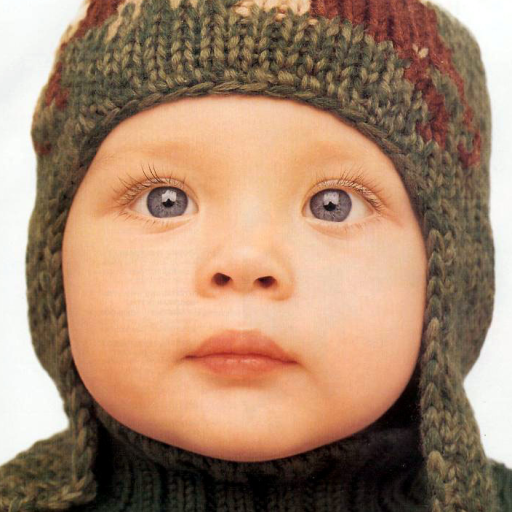
#> input picture 计算机视觉实践-练习3/srcnn/Set5/original/baby.png, 512 x 512 px, given as the content of the folder E:/mindspore/srcnn/dataset/urban100, which was not available; the run also reads 1 picture not shown here
$ python tes.py
#> lines starting #> are read from the running program, lines starting #| are printed output that depends on the picture; pictures that were not available may be replaced by others from this repository, and a replacement may not be noted
### 计算机视觉实践-练习3/srcnn/dataset.py
import os
import cv2
import random
import numpy as np


class MyData:
    def __init__(self, path):
        self.path = path
        self.img_list = os.listdir(path)

    def __getitem__(self, index):
        img_name = self.img_list[index]
        img_item_path = os.path.join(self.path, img_name)
        img = cv2.imread(img_item_path)
        img = cv2.cvtColor(img, cv2.COLOR_BGR2YCrCb)
#> img: shape (512, 512, 3); mean of channels 0, 1, 2 141.2, 146.3, 110.1
        img = img[:, :, 0]
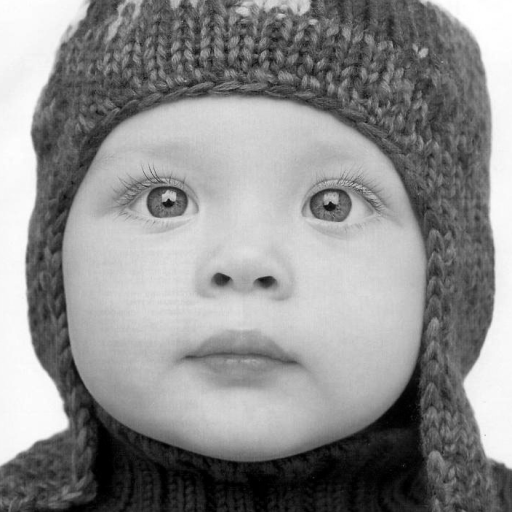
#> img: shape (512, 512); min 0, max 255, mean 141.2
        return img

    def __len__(self):
        return len(self.img_list)


class SRCNNDataset:
    def __init__(self, hr_list, lr_list):
        self.hr_list = hr_list
        self.lr_list = lr_list

    # [4 lines left out: function __getitem__, not called in this run]

    def __len__(self):
        return len(self.hr_list)


# 数据增强
# [26 lines left out: functions data_augment, data_augment2, not called in this run]


# size*size的patch
def get_patch(img_array, size):
    patch_list = []
    for n in range(len(img_array)):
        h = img_array[n].shape[0]
        step = int(h / size)
        for x in range(step):
            for y in range(step):
                temp_crop = img_array[n][size * x:size * (x + 1), size * y:size * (y + 1)]
                patch_list.append(temp_crop)
    return patch_list


img_data = MyData(r"E:\mindspore\srcnn\dataset\urban100")


# 将图像裁成正方形
# [11 lines left out: function img_center_crop, not called in this run]


img_list = []
random.seed(22)
for data in img_data:
    kind = random.randint(1, 3)
    kind2 = random.randint(1, 3)
    if data.shape[0] > 640 and data.shape[1] > 640:
        result = img_center_crop(data, 640)
        img_list.append(result)

        result = data_augment(data, kind)
        result = img_center_crop(result, 640)
        img_list.append(result)

        result = data_augment2(data, kind2)
        if kind2 == 1:
            result = img_center_crop(result, 320)
            img_list.append(result)
        else:
            result = img_center_crop(result, 640)
            img_list.append(result)
#> this loop made 1 pass
#> kind on pass 1: 1
#> after the loop, img_list = []


# 生成低分辨率图
LR_list = []
for i in range(len(img_list)):
    LR = cv2.resize(img_list[i], dsize=None, fx=0.5, fy=0.5)
    LR_list.append(cv2.resize(LR, dsize=None, fx=2, fy=2, interpolation=cv2.INTER_CUBIC))
#> this loop made 0 passes
#> after the loop, LR_list = []

size = 32
HR_patch_list = get_patch(img_list, size)
#> HR_patch_list = []
for i in range(len(HR_patch_list)):
    HR_patch_list[i] = HR_patch_list[i][6:size - 6, 6:size - 6]

dataset = SRCNNDataset(HR_patch_list, get_patch(LR_list, size))

### 计算机视觉实践-练习3/srcnn/tes.py
import math
import mindspore as ms
from mindspore import nn
import cv2
from dataset import MyData, SRCNNDataset
import mindspore.dataset.transforms as transforms
from mindspore.dataset import vision
import mindspore.dataset as ds
import mysrcnn
import numpy as np
data_test = MyData(r"E:\mindspore\srcnn\Set5\original")


def ssim_compute(out, label):
    mean_out = np.average(out)


HR_test = []
LR_test = []
for data in data_test:
    HR_test.append(data)
#> this loop made 4 passes
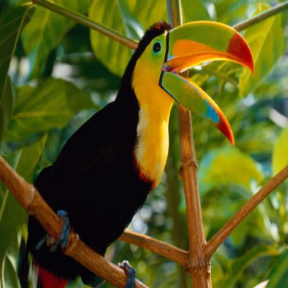
#> input picture 计算机视觉实践-练习3/srcnn/Set5/original/bird.png, 288 x 288 px, found by its file name
#> pass 1, in __getitem__ (call 4), `img = img[:, :, 0]`:
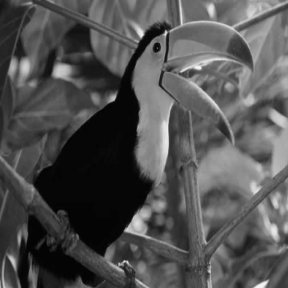
#> img: shape (288, 288); min 1, max 247, mean 81.3
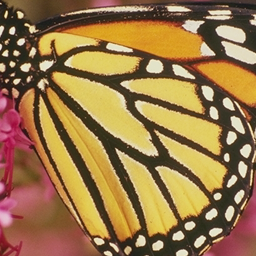
#> input picture 计算机视觉实践-练习3/srcnn/Set5/original/butterfly.png, 256 x 256 px, found by its file name
#> pass 2, in __getitem__ (call 5), `img = img[:, :, 0]`:
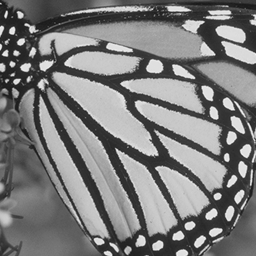
#> img: shape (256, 256); min 20, max 245, mean 124
#> after the loop, HR_test = 4 items

for i in range(len(HR_test)):
    LR = cv2.resize(HR_test[i], dsize=None, fx=0.5, fy=0.5)
    LR_test.append(cv2.resize(LR, dsize=None, fx=2, fy=2, interpolation=cv2.INTER_CUBIC))
#> this loop made 4 passes
#> pass 3, `LR = cv2.resize(HR_test[i], dsize=None, fx=0.5, fy=0.5)`:
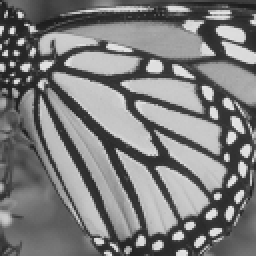
#> LR: shape (128, 128) (shown 2 times larger); min 28, max 233, mean 124.2
#> after the loop:
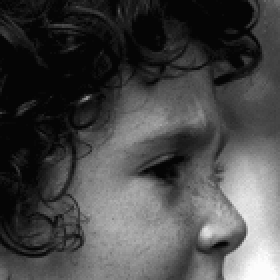
#> LR: shape (140, 140) (shown 2 times larger); min 5, max 252, mean 72.2
#> after the loop, LR_test = 4 items


#> (the run stopped early here; a loop or call above may not have finished)
